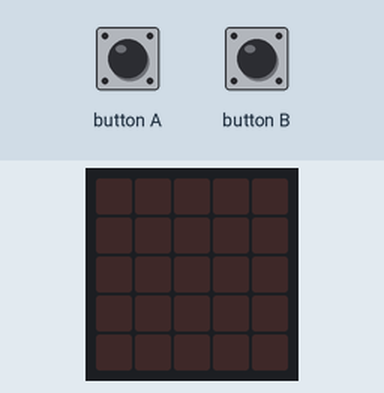
Recording of a program running on a simulated BBC micro:bit (MakeCode). On the bench: the board's 5×5 LED display. The inputs (shaded band) are chosen by the test bench. Random numbers come from a fixed seed.

Above: at 1.2 s.
1.3 s: button A pressed for 0.15 s
At 2.6 s:
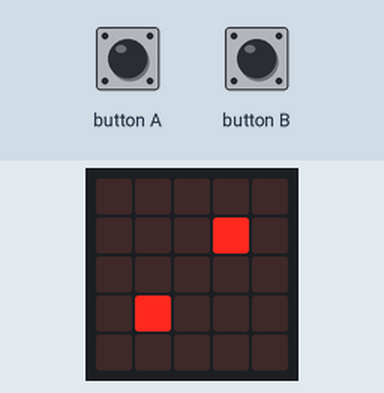
2.9 s: button B pressed for 0.15 s
At 3.9 s:
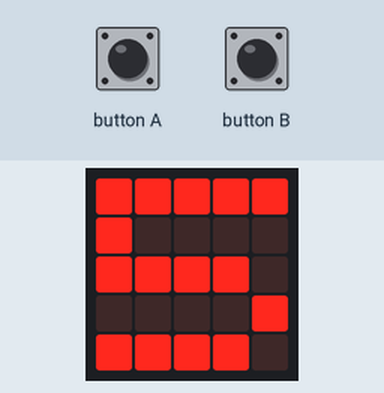
4.5 s: button A pressed for 0.15 s
At 5.1 s:
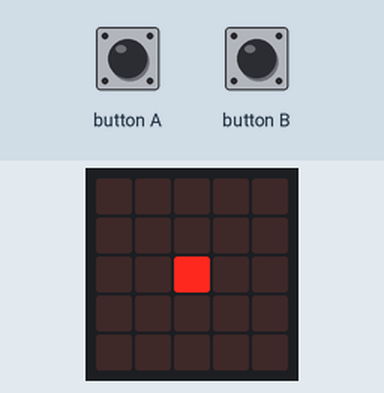
6.1 s: button A pressed for 0.15 s
At 7.4 s:
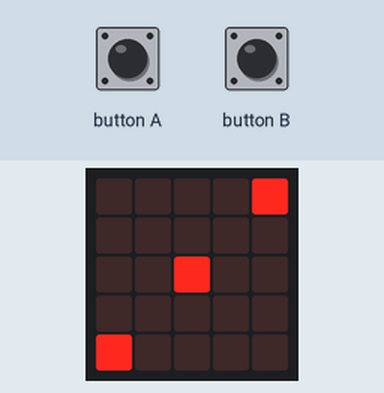
7.7 s: button B pressed for 0.15 s
At 8.7 s:
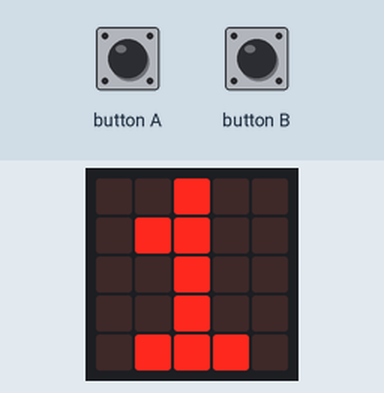
9.3 s: button A pressed for 0.15 s
At 9.9 s:
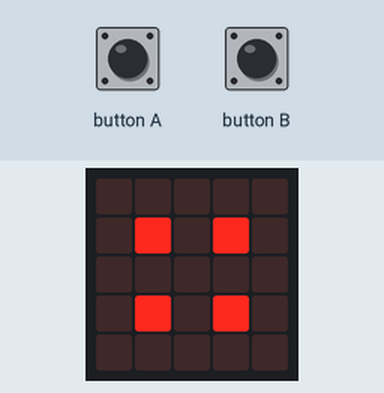
Timing chart, 0 to 11.9 s (numbered marks = the images above; inputs shaded):
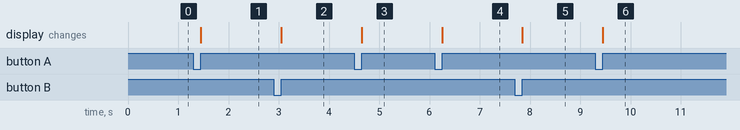

The program:

main.ts
```typescript
let Ergebnis = 0
input.onButtonPressed(Button.A, function () {
    Ergebnis = randint(1, 6)
    if (Ergebnis == 1) {
        basic.showLeds(`
            . . . . .
            . . . . .
            . . # . .
            . . . . .
            . . . . .
            `)
    } else if (Ergebnis == 2) {
        basic.showLeds(`
            . . . . .
            . . . # .
            . . . . .
            . # . . .
            . . . . .
            `)
    } else if (Ergebnis == 3) {
        basic.showLeds(`
            . . . . #
            . . . . .
            . . # . .
            . . . . .
            # . . . .
            `)
    } else if (Ergebnis == 4) {
        basic.showLeds(`
            . . . . .
            . # . # .
            . . . . .
            . # . # .
            . . . . .
            `)
    } else if (Ergebnis == 5) {
        basic.showLeds(`
            . . . . .
            . # . # .
            . . # . .
            . # . # .
            . . . . .
            `)
    } else if (Ergebnis == 6) {
        basic.showLeds(`
            . # . # .
            . . . . .
            . # . # .
            . . . . .
            . # . # .
            `)
    } else {
        basic.showIcon(IconNames.Ghost)
    }
})
input.onButtonPressed(Button.B, function () {
    Ergebnis = randint(1, 6)
    basic.showNumber(Ergebnis)
})
```

test.ts
```typescript
// Hier kann man Tests durchführen; diese Datei wird nicht kompiliert, wenn dieses Paket als Erweiterung verwendet wird.
```

Measured:
- after the input at 1.3 s, the display: changes after 0.15 s (image 1)
- after the input at 2.9 s, the display: changes after 0.15 s (image 2)
- after the input at 4.5 s, the display: changes after 0.15 s (image 3)
- after the input at 6.1 s, the display: changes after 0.15 s (image 4)
- after the input at 7.7 s, the display: changes after 0.15 s (image 5)
- after the input at 9.3 s, the display: changes after 0.15 s (image 6)
